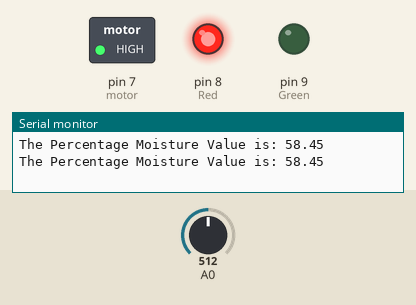
Simulated run of this sketch. Board: Arduino Uno, built with avr-gcc and run on an emulated ATmega328P. Parts: switched loads named in the sketch (green lamp = pin HIGH), output pins drawn as LEDs (lit = HIGH), the last lines printed to the serial monitor. Inputs (shaded band) come from the test bench; at power-on: A0 = 512.

Above: at 1.8 s.
1.9 s: A0 set to 600
4.2 s: A0 set to 628
At 6.7 s:
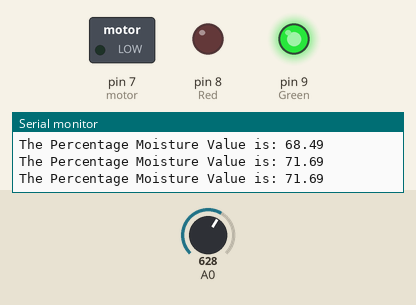
7.5 s: A0 set to 511
At 10.2 s:
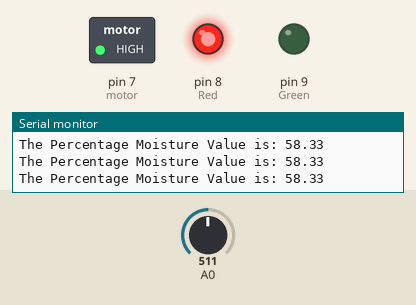
10.5 s: A0 set to 716
At 12.6 s:
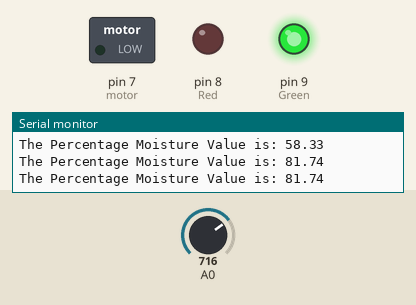
Timing chart, 0 to 14.1 s (numbered marks = the images above; inputs shaded):
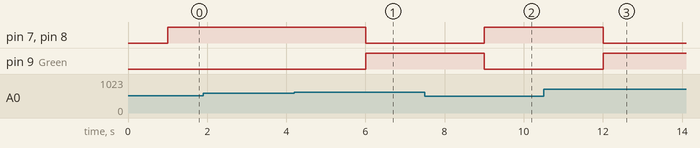

The sketch:

watering_system1.ino
```cpp
// Define the motor pin number
#define motor 7

// Declare variables
int soil_moisture;
float moisture_percentage;
const int Red = 8;
const int Green = 9;
int relay;

// Setup function runs once when the microcontroller starts up
void setup()
{
  // Set the motor pin as an output
  pinMode(motor, OUTPUT);
  // Set the Red and Green pins as outputs
  pinMode(Red, OUTPUT);
  pinMode(Green, OUTPUT);
  // Begin serial communication at 9600 baud rate
  Serial.begin(9600);
}

// Main program loop
void loop()
{
  // Read the analog input from pin A0 (soil moisture sensor)
  soil_moisture = analogRead(A0);
  // Calculate the moisture percentage
  moisture_percentage = ((soil_moisture/876.00)*100);

  // Print the moisture percentage to the serial monitor
  Serial.print("The Percentage Moisture Value is: ");
  Serial.println(moisture_percentage);

  // Delay for 1 second
  delay(1000);

  // If the moisture percentage is greater than or equal to 70%
  if (moisture_percentage >=70)
  {
     // Set the relay value to 0
     relay = 0;
     // Set the motor speed to 0 (stop the motor)
     analogWrite(motor, relay);
     // Turn off the motor
     digitalWrite(motor, LOW);
     // Turn off the Red LED
     digitalWrite(Red, LOW);
     // Turn on the Green LED
     digitalWrite(Green, HIGH);
  }
  // If the moisture percentage is less than 70%
  else
  {
      // Set the relay value to 40
      relay = 40;
      // Set the motor speed to 40 (start the motor)
      analogWrite(motor, relay);
      // Turn on the motor
      digitalWrite(motor, HIGH);
      // Turn on the Red LED
      digitalWrite(Red, HIGH);
      // Turn off the Green LED
      digitalWrite(Green, LOW);
  }

}
```

Measured:
- the behaviour switches between 613 and 614 on A0 (found by bisection; images 0 and 1)
- after the input at 4.2 s, pin 7 (motor), pin 8 (Red): HIGH → LOW after 1.8 s; pin 9 (Green): LOW → HIGH after 1.8 s
- after the input at 7.5 s, pin 7 (motor), pin 8 (Red): LOW → HIGH after 1.5 s; pin 9 (Green): HIGH → LOW after 1.5 s
- after the input at 10.5 s, pin 7 (motor), pin 8 (Red): HIGH → LOW after 1.5 s; pin 9 (Green): LOW → HIGH after 1.5 s
